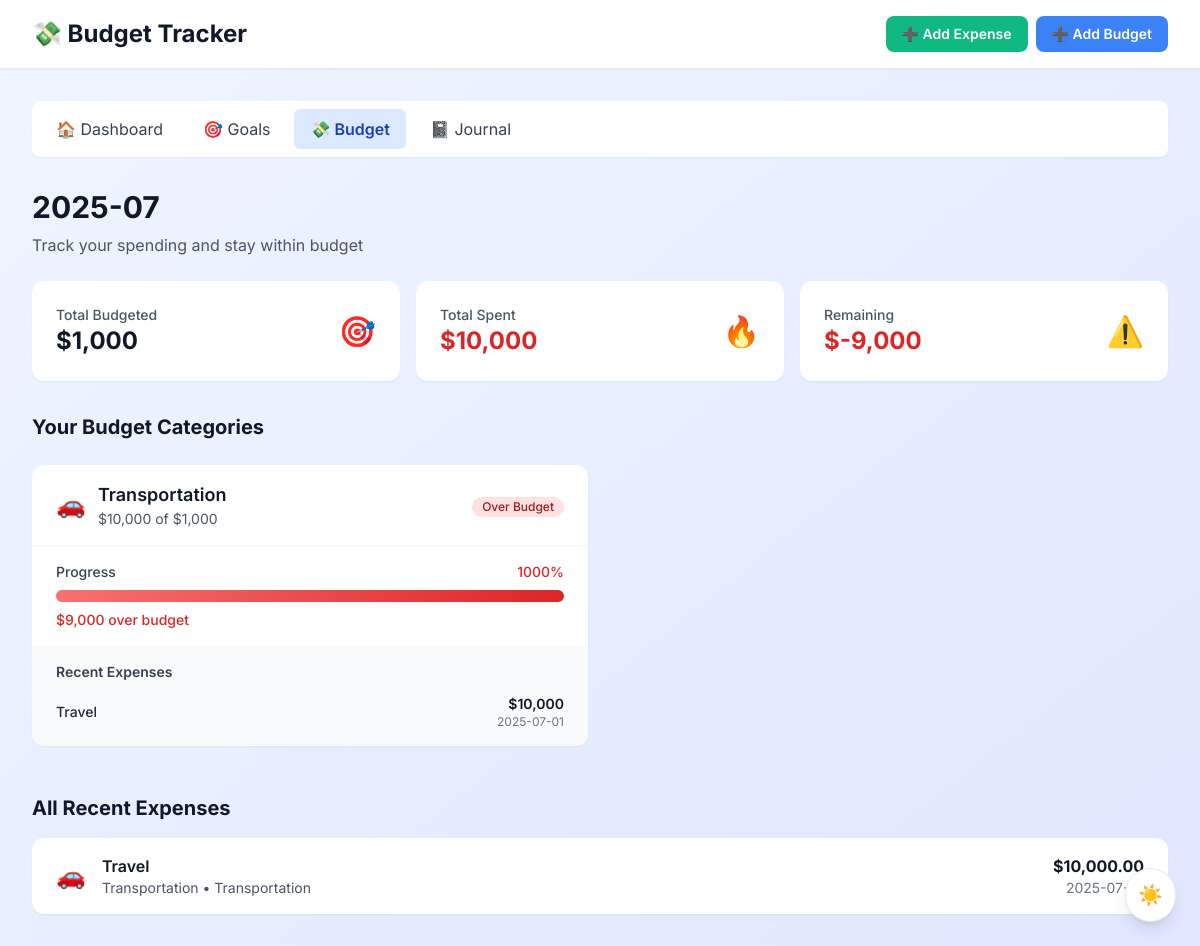
The page /budget on the database as committed earlier.
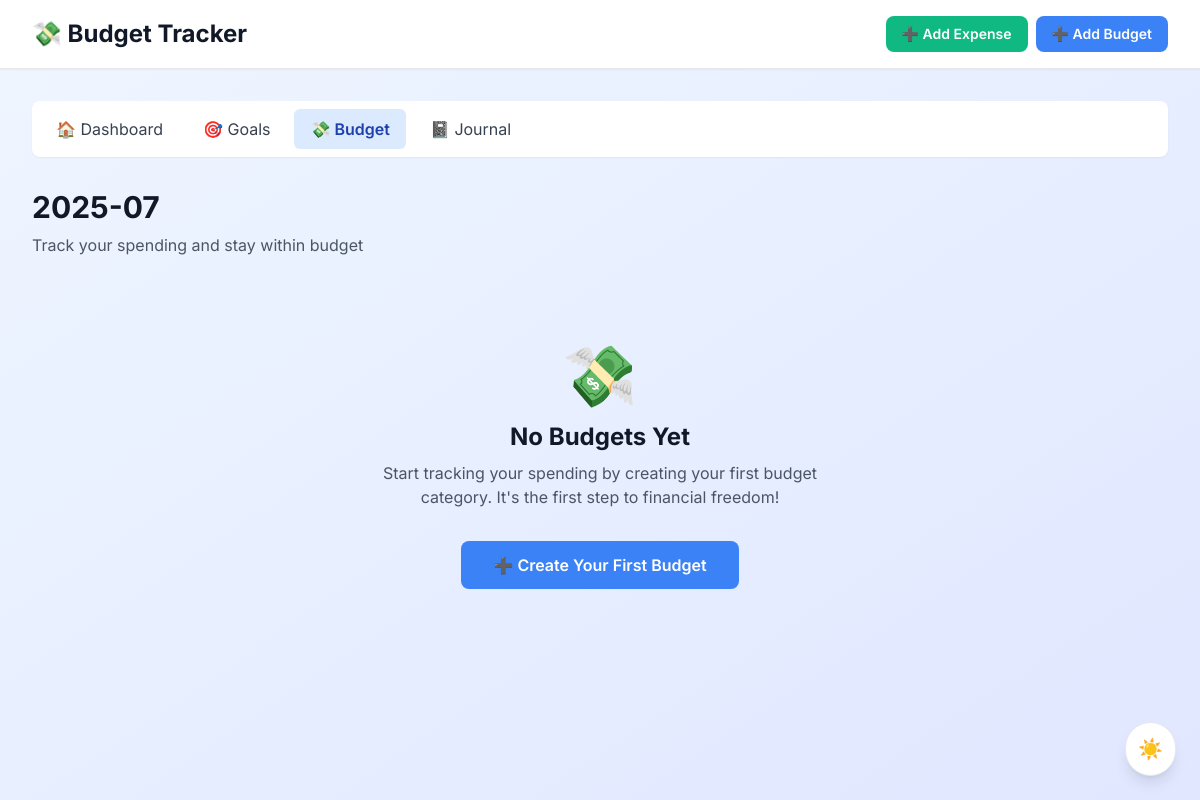
The same page on the database as committed later.
### tables this page shows
CREATE TABLE budgets (
            id INTEGER PRIMARY KEY AUTOINCREMENT,
            month TEXT NOT NULL,
            category TEXT NOT NULL,
            planned_amount REAL NOT NULL,
            spent_amount REAL DEFAULT 0,
            created_at DATETIME DEFAULT CURRENT_TIMESTAMP
        );

CREATE TABLE expenses (
            id INTEGER PRIMARY KEY AUTOINCREMENT,
            description TEXT NOT NULL,
            amount REAL NOT NULL,
            category TEXT NOT NULL,
            date TEXT NOT NULL,
            budget_id INTEGER,
            created_at DATETIME DEFAULT CURRENT_TIMESTAMP,
            FOREIGN KEY(budget_id) REFERENCES budgets(id)
        );

### app.py (the view)
@app.route('/budget')
def view_budget():
    today = datetime.now().strftime('%Y-%m-%d')
    current_month = today[:7]
    with sqlite3.connect('finance.db') as conn:
        cursor = conn.cursor()
        cursor.execute("""
            SELECT b.id, b.category, b.planned_amount,
                   COALESCE(SUM(e.amount), 0) as spent_amount,
                   (COALESCE(SUM(e.amount), 0) / b.planned_amount * 100) as spent_percent
            FROM budgets b
            LEFT JOIN expenses e ON b.id = e.budget_id
            WHERE b.month = ?
            GROUP BY b.id, b.category, b.planned_amount
        """, (current_month,))
        budget_data = cursor.fetchall()
        cursor.execute("""
            SELECT e.description, e.amount, e.category, e.date, b.category as budget_category
            FROM expenses e
            LEFT JOIN budgets b ON e.budget_id = b.id
            WHERE strftime('%Y-%m', e.date) = ?
            ORDER BY e.date DESC LIMIT 10
        """, (current_month,))
        recent_expenses = cursor.fetchall()
        cursor.execute("""
            SELECT e.description, e.amount, e.category, e.date, b.category as budget_category
            FROM expenses e
            LEFT JOIN budgets b ON e.budget_id = b.id
            WHERE strftime('%Y-%m', e.date) = ?
            ORDER BY e.date DESC
        """, (current_month,))
        all_expenses = cursor.fetchall()
    return render_template('budget.html',
                          budget_data=budget_data,
                          recent_expenses=recent_expenses,
                          all_expenses=all_expenses,
                          current_month=current_month)

### templates/budget.html (shortened to what the changed rows need)
<!DOCTYPE html>
<html lang="en">
<head>
    <link rel="stylesheet" href="{{ url_for('static', filename='styles.css') }}">
    <script src="https://cdn.tailwindcss.com"></script>
</head>
<body class="bg-gradient-to-br from-blue-50 to-indigo-100 min-h-screen">
    <div class="bg-white shadow-sm border-b">
        <div class="max-w-7xl mx-auto px-4 sm:px-6 lg:px-8">
            <div class="flex justify-between items-center py-4">
                <h1 class="text-2xl font-bold text-gray-900 flex items-center gap-2">
                    💸 Budget Tracker
                </h1>
            </div>
        </div>
    </div>
    <div class="max-w-7xl mx-auto px-4 sm:px-6 lg:px-8 py-8">
        <div class="mb-6">
            <h2 class="text-3xl font-bold text-gray-900 mb-2">{{ current_month }}</h2>
        </div>
        {% if budget_data %}
            <div class="grid grid-cols-1 md:grid-cols-3 gap-4 mb-8">
                {% set total_budgeted = budget_data | sum(attribute=2) %}
                {% set total_spent = budget_data | sum(attribute=3) %}
                <div class="bg-white rounded-xl p-6 shadow-sm">
                    <div class="flex items-center justify-between">
                        <div>
                            <p class="text-sm text-gray-600 font-medium">Total Budgeted</p>
                            <p class="text-2xl font-bold text-gray-900">${{ '{:,.0f}'.format(total_budgeted) }}</p>
                        </div>
                        <div class="text-3xl">🎯</div>
                    </div>
                </div>
                <div class="bg-white rounded-xl p-6 shadow-sm">
                    <div class="flex items-center justify-between">
                        <div>
                            <p class="text-sm text-gray-600 font-medium">Total Spent</p>
                            <p class="text-2xl font-bold {% if total_spent > total_budgeted %}text-red-600{% else %}text-green-600{% endif %}">
                                ${{ '{:,.0f}'.format(total_spent) }}
                            </p>
                        </div>
                        <div class="text-3xl">{% if total_spent > total_budgeted %}🔥{% else %}💚{% endif %}</div>
                    </div>
                </div>
                <div class="bg-white rounded-xl p-6 shadow-sm">
                    <div class="flex items-center justify-between">
                        <div>
                            <p class="text-sm text-gray-600 font-medium">Remaining</p>
                            <p class="text-2xl font-bold {% if total_spent > total_budgeted %}text-red-600{% else %}text-green-600{% endif %}">
                                ${{ '{:,.0f}'.format(total_budgeted - total_spent) }}
                            </p>
                        </div>
                        <div class="text-3xl">{% if total_spent > total_budgeted %}⚠️{% else %}✅{% endif %}</div>
                    </div>
                </div>
            </div>
            <div class="space-y-6">
                <h3 class="text-xl font-bold text-gray-900">Your Budget Categories</h3>
                <div class="grid grid-cols-1 lg:grid-cols-2 gap-6">
                    {% for budget in budget_data %}
                    {% set percentage = (budget[3] / budget[2] * 100) if budget[2] > 0 else 0 %}
                    {% set is_over = budget[3] > budget[2] %}
                    {% set is_warning = percentage > 80 and not is_over %}
                    <div class="bg-white rounded-xl shadow-sm overflow-hidden">
                        <div class="px-6 py-4 border-b border-gray-100">
                            <div class="flex items-center justify-between">
                                <div class="flex items-center gap-3">
                                    <span class="text-2xl">
                                        {% if budget[1].lower() == 'food' %}🍕
                                        {% elif budget[1].lower() == 'transport' or budget[1].lower() == 'transportation' %}🚗
                                        {% elif budget[1].lower() == 'entertainment' %}🎬
                                        {% elif budget[1].lower() == 'shopping' %}🛍️
                                        {% elif budget[1].lower() == 'housing' or budget[1].lower() == 'rent' %}🏠
                                        {% elif budget[1].lower() == 'utilities' %}⚡
                                        {% elif budget[1].lower() == 'healthcare' %}🏥
                                        {% else %}💰
                                        {% endif %}
                                    </span>
                                    <div>
                                        <h4 class="text-lg font-semibold text-gray-900">{{ budget[1].title() }}</h4>
                                        <p class="text-sm text-gray-600">
                                            ${{ '{:,.0f}'.format(budget[3]) }} of ${{ '{:,.0f}'.format(budget[2]) }}
                                        </p>
                                    </div>
                                </div>
                                <div class="text-right">
                                    {% if is_over %}
                                        <span class="inline-flex items-center px-2.5 py-0.5 rounded-full text-xs font-medium bg-red-100 text-red-800">
                                            Over Budget
                                        </span>
                                    {% elif is_warning %}
                                        <span class="inline-flex items-center px-2.5 py-0.5 rounded-full text-xs font-medium bg-yellow-100 text-yellow-800">
                                            Warning
                                        </span>
                                    {% else %}
                                        <span class="inline-flex items-center px-2.5 py-0.5 rounded-full text-xs font-medium bg-green-100 text-green-800">
                                            On Track
                                        </span>
                                    {% endif %}
                                </div>
                            </div>
                        </div>
                        <div class="px-6 py-4">
                            <div class="flex items-center justify-between mb-2">
                                <span class="text-sm font-medium text-gray-700">Progress</span>
                                <span class="text-sm font-medium {% if is_over %}text-red-600{% else %}text-gray-700{% endif %}">
                                    {{ '{:.0f}'.format(percentage) }}%
                                </span>
                            </div>
                            <div class="w-full bg-gray-200 rounded-full h-3">
                                {% set width_percentage = percentage %}
                                {% if width_percentage > 100 %}
                                    {% set width_percentage = 100 %}
                                {% endif %}
                                <div class="h-3 rounded-full transition-all duration-300
                                    {% if is_over %}bg-gradient-to-r from-red-400 to-red-600
                                    {% elif is_warning %}bg-gradient-to-r from-yellow-400 to-yellow-500
                                    {% else %}bg-gradient-to-r from-green-400 to-green-500
                                    {% endif %}"
                                    style="width: {{ '{:.0f}'.format(width_percentage) }}%">
                                </div>
                            </div>
                            <div class="mt-2">
                                {% if is_over %}
                                    <p class="text-sm font-medium text-red-600">
                                        ${{ '{:,.0f}'.format(budget[3] - budget[2]) }} over budget
                                    </p>
                                {% else %}
                                    <p class="text-sm font-medium text-green-600">
                                        ${{ '{:,.0f}'.format(budget[2] - budget[3]) }} remaining
                                    </p>
                                {% endif %}
                            </div>
                        </div>
                        <div class="px-6 py-4 bg-gray-50">
                            <h5 class="text-sm font-semibold text-gray-700 mb-3">Recent Expenses</h5>
                            {% set category_expenses = recent_expenses | selectattr(4, 'equalto', budget[1]) | list %}
                            {% if category_expenses %}
                                <div class="space-y-2 max-h-32 overflow-y-auto">
                                    {% for expense in category_expenses[:3] %}
                                    <div class="flex items-center justify-between text-sm">
                                        <span class="text-gray-800 font-medium">{{ expense[0] }}</span>
                                        <div class="text-right">
                                            <span class="text-gray-900 font-semibold">${{ '{:,.0f}'.format(expense[1]) }}</span>
                                            <span class="text-gray-500 block text-xs">{{ expense[3] }}</span>
                                        </div>
                                    </div>
                                    {% endfor %}
                                </div>
                            {% else %}
                                <p class="text-sm text-gray-500 italic">No expenses yet</p>
                            {% endif %}
                        </div>
                    </div>
                    {% endfor %}
                </div>
            </div>
            {% if recent_expenses %}
            <div class="mt-12">
                <h3 class="text-xl font-bold text-gray-900 mb-4">All Recent Expenses</h3>
                <div class="bg-white rounded-xl shadow-sm overflow-hidden">
                    <div class="divide-y divide-gray-100">
                        {% for expense in recent_expenses[:10] %}
                        <div class="px-6 py-4 flex items-center justify-between hover:bg-gray-50">
                            <div class="flex items-center gap-4">
                                <span class="text-2xl">
                                    {% if expense[2].lower() == 'food' %}🍕
                                    {% elif expense[2].lower() == 'transport' or expense[2].lower() == 'transportation' %}🚗
                                    {% elif expense[2].lower() == 'entertainment' %}🎬
                                    {% elif expense[2].lower() == 'shopping' %}🛍️
                                    {% elif expense[2].lower() == 'housing' or expense[2].lower() == 'rent' %}🏠
                                    {% elif expense[2].lower() == 'utilities' %}⚡
                                    {% elif expense[2].lower() == 'healthcare' %}🏥
                                    {% else %}💰
                                    {% endif %}
                                </span>
                                <div>
                                    <p class="font-semibold text-gray-900">{{ expense[0] }}</p>
                                    <p class="text-sm text-gray-600">{{ expense[2].title() }}{% if expense[4] %} • {{ expense[4].title() }}{% endif %}</p>
                                </div>
                            </div>
                            <div class="text-right">
                                <p class="font-bold text-gray-900">${{ '{:,.2f}'.format(expense[1]) }}</p>
                                <p class="text-sm text-gray-500">{{ expense[3] }}</p>
                            </div>
                        </div>
                        {% endfor %}
                    </div>
                </div>
            </div>
            {% endif %}
        {% else %}
            <div class="text-center py-16">
                <div class="text-6xl mb-4">💸</div>
                <h3 class="text-2xl font-bold text-gray-900 mb-2">No Budgets Yet</h3>
                <p class="text-gray-600 mb-8 max-w-md mx-auto">
                    Start tracking your spending by creating your first budget category. It's the first step to financial freedom!
                </p>
                <a href="{{ url_for('add_budget') }}"
                   class="bg-primary text-white px-8 py-3 rounded-lg font-semibold hover:bg-blue-600 transition-colors inline-flex items-center gap-2">
                    ➕ Create Your First Budget
                </a>
            </div>
        {% endif %}
    </div>
</body>
</html>

Rows that differ between the two databases and show on the page:
removed budgets: category "Transportation", budget "10,000", planned_amount "1,000", percentage "1000", {{ '{:.0f}'.format(width_percentage) }} 100 (drawn), budget[3]-budget[2] "9,000"
removed expenses: description "Travel", amount "10,000", date "2025-07-01", category "Transportation", amount "10,000.00"
Other text that changed with them:
{{ '{:,.0f}'.format(total_budgeted) }}: "1,000" → (not shown)
{{ '{:,.0f}'.format(total_spent) }}: "10,000" → (not shown)
{{ '{:,.0f}'.format(total_budgeted - total_spent) }}: "-9,000" → (not shown)
text no longer shown: "Total Budgeted $ 🎯 Total Spent $ 🔥 Remaining $ ⚠️ Your Budget Categories All Recent Expenses"
text now shown: "💸 No Budgets Yet Start tracking your spending by creating your first budget category. It's the first step to financial freedom! ➕ Create Your First Budget"
